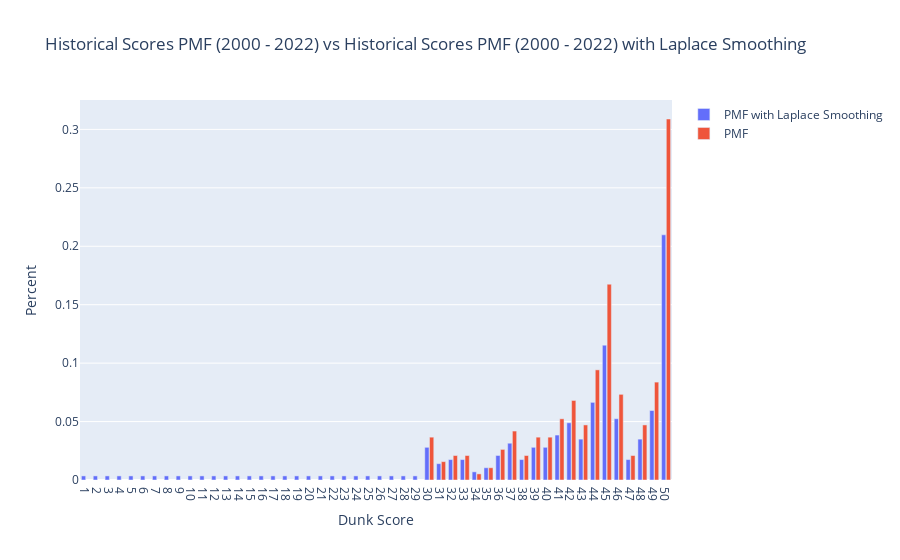

This figure's notebook cell:
### Code cell
# create PMF of values
pmf = previous_scoring_method_all_scores.value_counts().sort_index() /len(df)
# pmf.plot(kind='bar')

print(len(previous_scoring_method_all_scores))
# create PMF with Laplace smoothing
pmf_laplace_smoothing = []
index_values = []
for i in range(1, 51, 1):
    index_values.append(i)
    count_score = np.count_nonzero(previous_scoring_method_all_scores == i)
    probability = (count_score + 1)/(len(previous_scoring_method_all_scores) + 50)
    pmf_laplace_smoothing.append(probability)

pmf_laplace_smoothing = (pd.Series(pmf_laplace_smoothing)).set_axis(index_values)
# fig = px.bar(pmf_laplace_smoothing, labels = {"value": "Probability", "index": "Dunk Score"}, title="PMF with Laplace Smoothing")
# fig.show()

fig = go.Figure()
fig.add_trace(go.Bar(x=pmf_laplace_smoothing.index.tolist(), y=pmf_laplace_smoothing, name='PMF with Laplace Smoothing'))
fig.add_trace(go.Bar(x=pmf.index.tolist(), y = pmf, name='PMF without Laplace Smoothing'))
fig.update_layout(
    title_text = "Historical Scores PMF (2000 - 2022) vs Historical Scores PMF (2000 - 2022) with Laplace Smoothing",
    xaxis_title_text = "Dunk Score",
    yaxis_title_text = "Percent",
    bargap=0.2,
    bargroupgap=0.1,
    xaxis = dict(
        tickmode = 'linear',
        dtick = 1
    )
)
fig.show()

### Figure 1 — Plotly figure (JSON) as saved in the notebook; plotly's stock layout.template omitted (floating-point values rounded to 4 significant figures)
{"data": [{"name": "PMF with Laplace Smoothing", "type": "bar", "x": [1, 2, 3, 4, 5, 6, 7, 8, 9, 10, 11, 12, 13, 14, 15, 16, 17, 18, 19, 20, 21, 22, 23, 24, 25, 26, 27, 28, 29, 30, 31, 32, 33, 34, 35, 36, 37, 38, 39, 40, 41, 42, 43, 44, 45, 46, 47, 48, 49, 50], "y": [0.003497, 0.003497, 0.003497, 0.003497, 0.003497, 0.003497, 0.003497, 0.003497, 0.003497, 0.003497, 0.003497, 0.003497, 0.003497, 0.003497, 0.003497, 0.003497, 0.003497, 0.003497, 0.003497, 0.003497, 0.003497, 0.003497, 0.003497, 0.003497, 0.003497, 0.003497, 0.003497, 0.003497, 0.003497, 0.02797, 0.01399, 0.01748, 0.01748, 0.006993, 0.01049, 0.02098, 0.03147, 0.01748, 0.02797, 0.02797, 0.03846, 0.04895, 0.03497, 0.06643, 0.1154, 0.05245, 0.01748, 0.03497, 0.05944, 0.2098]}, {"name": "PMF", "type": "bar", "x": [30, 31, 32, 33, 34, 35, 36, 37, 38, 39, 40, 41, 42, 43, 44, 45, 46, 47, 48, 49, 50], "y": [0.03665, 0.01571, 0.02094, 0.02094, 0.005236, 0.01047, 0.02618, 0.04188, 0.02094, 0.03665, 0.03665, 0.05236, 0.06806, 0.04712, 0.09424, 0.1675, 0.0733, 0.02094, 0.04712, 0.08377, 0.3089]}], "layout": {"bargap": 0.2, "bargroupgap": 0.1, "title": {"text": "Historical Scores PMF (2000 - 2022) vs Historical Scores PMF (2000 - 2022) with Laplace Smoothing"}, "xaxis": {"dtick": 1, "tickmode": "linear", "title": {"text": "Dunk Score"}}, "yaxis": {"title": {"text": "Percent"}}}}
